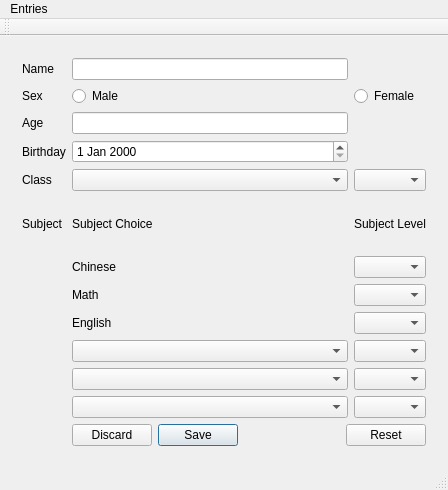
<?xml version="1.0" encoding="UTF-8"?>
<ui version="4.0">
 <class>MainWindow</class>
 <widget class="QMainWindow" name="MainWindow">
  <property name="geometry">
   <rect>
    <x>0</x>
    <y>0</y>
    <width>448</width>
    <height>490</height>
   </rect>
  </property>
  <property name="windowTitle">
   <string>MainWindow</string>
  </property>
  <widget class="QWidget" name="centralWidget">
   <layout class="QGridLayout" name="gridLayout">
    <item row="0" column="0">
     <widget class="QStackedWidget" name="stackedWidget">
      <property name="currentIndex">
       <number>1</number>
      </property>
      <widget class="QWidget" name="listpage">
       <widget class="QListWidget" name="listWidget">
        <property name="geometry">
         <rect>
          <x>30</x>
          <y>70</y>
          <width>256</width>
          <height>192</height>
         </rect>
        </property>
       </widget>
      </widget>
      <widget class="QWidget" name="editpage">
       <layout class="QGridLayout" name="gridLayout_2">
        <item row="2" column="0">
         <widget class="QLabel" name="label_2">
          <property name="text">
           <string>Age</string>
          </property>
         </widget>
        </item>
        <item row="3" column="0">
         <widget class="QLabel" name="label_3">
          <property name="text">
           <string>Birthday</string>
          </property>
         </widget>
        </item>
        <item row="0" column="0">
         <widget class="QLabel" name="label">
          <property name="text">
           <string>Name</string>
          </property>
         </widget>
        </item>
        <item row="6" column="0">
         <widget class="QLabel" name="label_5">
          <property name="text">
           <string>Subject</string>
          </property>
         </widget>
        </item>
        <item row="5" column="0">
         <widget class="QLabel" name="label_4">
          <property name="text">
           <string>Class</string>
          </property>
         </widget>
        </item>
        <item row="1" column="0">
         <widget class="QLabel" name="label_11">
          <property name="text">
           <string>Sex</string>
          </property>
         </widget>
        </item>
        <item row="1" column="2">
         <widget class="QRadioButton" name="femaleradioButton_2">
          <property name="text">
           <string>Female</string>
          </property>
         </widget>
        </item>
        <item row="0" column="1">
         <widget class="QLineEdit" name="nameEdit"/>
        </item>
        <item row="2" column="1">
         <widget class="QLineEdit" name="ageEdit"/>
        </item>
        <item row="3" column="1">
         <widget class="QDateEdit" name="birthdayEdit"/>
        </item>
        <item row="5" column="1">
         <widget class="QComboBox" name="classGradeComboBox"/>
        </item>
        <item row="5" column="2">
         <widget class="QComboBox" name="classRoomComboBox"/>
        </item>
        <item row="6" column="1">
         <widget class="QLabel" name="label_6">
          <property name="text">
           <string>Subject Choice</string>
          </property>
         </widget>
        </item>
        <item row="6" column="2">
         <widget class="QLabel" name="label_7">
          <property name="text">
           <string>Subject Level</string>
          </property>
         </widget>
        </item>
        <item row="7" column="1">
         <widget class="QLabel" name="label_8">
          <property name="text">
           <string>Chinese</string>
          </property>
         </widget>
        </item>
        <item row="8" column="1">
         <widget class="QLabel" name="label_9">
          <property name="text">
           <string>Math</string>
          </property>
         </widget>
        </item>
        <item row="9" column="1">
         <widget class="QLabel" name="label_10">
          <property name="text">
           <string>English</string>
          </property>
         </widget>
        </item>
        <item row="10" column="1">
         <widget class="QComboBox" name="subjectChoice4ComboBox"/>
        </item>
        <item row="11" column="1">
         <widget class="QComboBox" name="subjectChoice5ComboBox"/>
        </item>
        <item row="12" column="1">
         <widget class="QComboBox" name="subjectChoice6ComboBox"/>
        </item>
        <item row="7" column="2">
         <widget class="QComboBox" name="subjectLevel1ComboBox"/>
        </item>
        <item row="8" column="2">
         <widget class="QComboBox" name="subjectLevel2ComboBox"/>
        </item>
        <item row="9" column="2">
         <widget class="QComboBox" name="subjectLevel3ComboBox"/>
        </item>
        <item row="10" column="2">
         <widget class="QComboBox" name="subjectLevel4ComboBox"/>
        </item>
        <item row="11" column="2">
         <widget class="QComboBox" name="subjectLevel5ComboBox"/>
        </item>
        <item row="12" column="2">
         <widget class="QComboBox" name="subjectLevel6ComboBox"/>
        </item>
        <item row="1" column="1">
         <widget class="QRadioButton" name="maleradioButton">
          <property name="text">
           <string>Male</string>
          </property>
         </widget>
        </item>
        <item row="13" column="1" colspan="2">
         <widget class="QDialogButtonBox" name="buttonBox">
          <property name="layoutDirection">
           <enum>Qt::RightToLeft</enum>
          </property>
          <property name="standardButtons">
           <set>QDialogButtonBox::Discard|QDialogButtonBox::Reset|QDialogButtonBox::Save</set>
          </property>
         </widget>
        </item>
       </layout>
      </widget>
     </widget>
    </item>
   </layout>
  </widget>
  <widget class="QMenuBar" name="menuBar">
   <property name="geometry">
    <rect>
     <x>0</x>
     <y>0</y>
     <width>448</width>
     <height>22</height>
    </rect>
   </property>
   <property name="nativeMenuBar">
    <bool>false</bool>
   </property>
   <widget class="QMenu" name="menuEntries">
    <property name="title">
     <string>Entries</string>
    </property>
    <addaction name="actionAdd"/>
    <addaction name="actionEdit"/>
    <addaction name="actionRemove"/>
   </widget>
   <addaction name="menuEntries"/>
  </widget>
  <widget class="QToolBar" name="mainToolBar">
   <attribute name="toolBarArea">
    <enum>TopToolBarArea</enum>
   </attribute>
   <attribute name="toolBarBreak">
    <bool>false</bool>
   </attribute>
  </widget>
  <widget class="QStatusBar" name="statusBar"/>
  <action name="actionAdd">
   <property name="text">
    <string>Add</string>
   </property>
  </action>
  <action name="actionEdit">
   <property name="text">
    <string>Edit</string>
   </property>
  </action>
  <action name="actionRemove">
   <property name="text">
    <string>Remove</string>
   </property>
  </action>
 </widget>
 <layoutdefault spacing="6" margin="11"/>
 <resources/>
 <connections/>
</ui>
